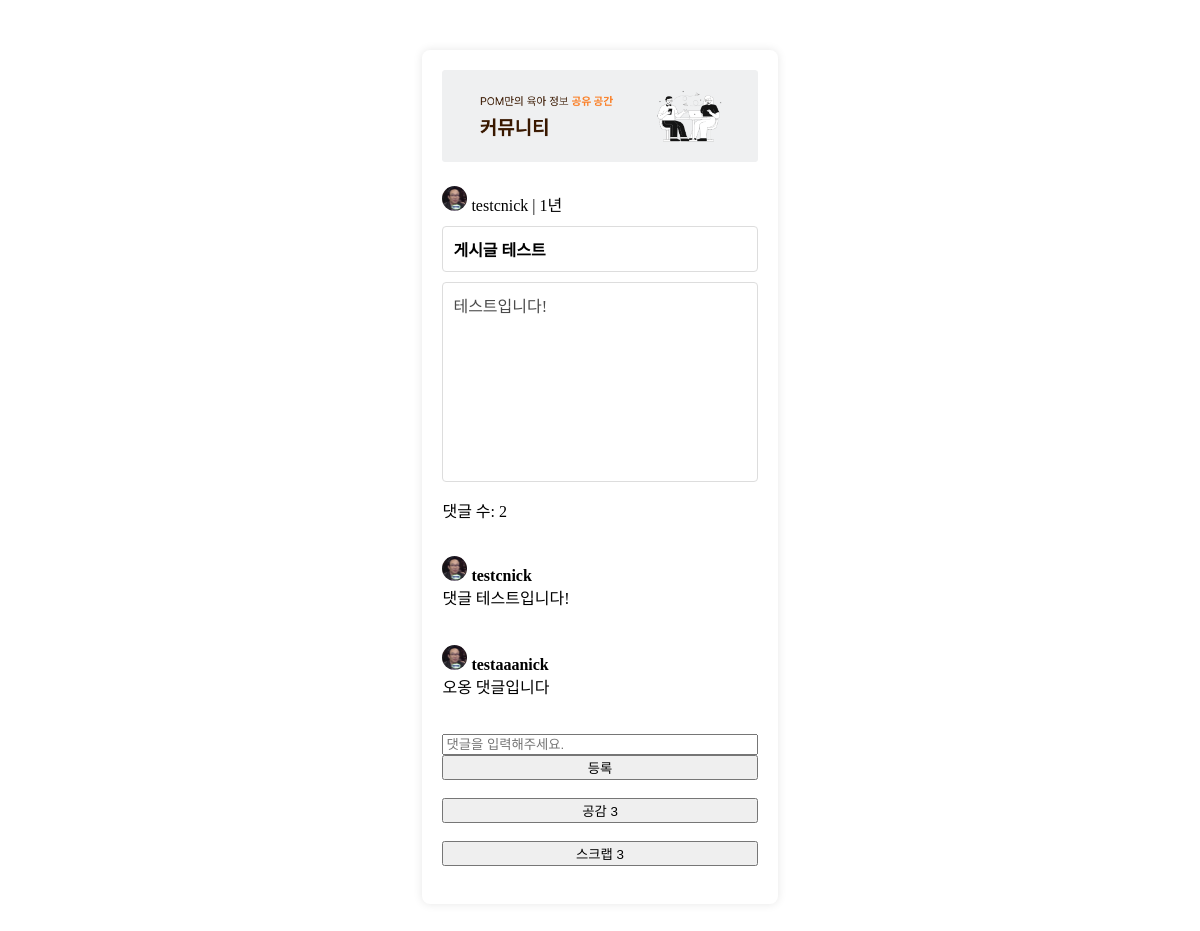
Page /community/detail/1/ (signed in) on the earlier database version.
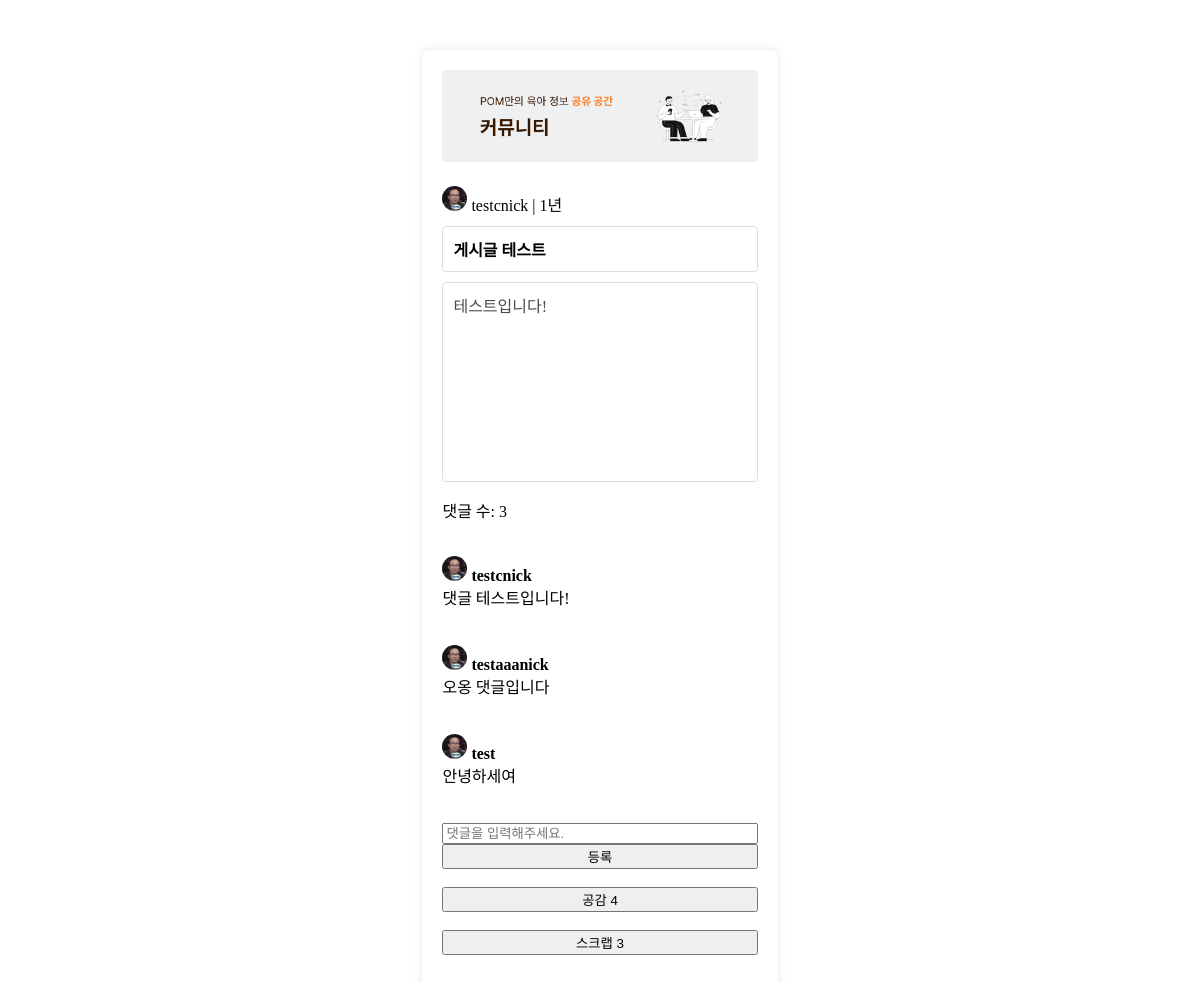
Same page on the later database version.
### community/models.py (models this page shows, shortened)
class Post(models.Model):
    title = models.CharField(max_length=50)
    content = models.TextField()
    created_at = models.DateTimeField(auto_now_add=True)
    author = models.ForeignKey(to=User, on_delete=models.CASCADE, related_name="posts")
    like = models.ManyToManyField(to=User, through="Like", related_name="liked_posts")
    scrap = models.ManyToManyField(to=User, through="ScrapCommunity", related_name="scraped_posts")

class Answer(models.Model):
    post = models.ForeignKey(to=Post, on_delete=models.CASCADE, related_name="answers")
    content= models.TextField()
    author = models.ForeignKey(to=User, on_delete=models.CASCADE, related_name="answers")

### accounts/models.py (models this page shows, shortened)
class Profile(models.Model):
    user = models.OneToOneField(User, on_delete=models.CASCADE)
    gender = models.CharField(max_length=10)
    birth_date = models.DateField(default=date(2000, 1, 1))
    profile_pic = models.ImageField(upload_to=user_directory_path, blank=True, null=True)
    nickname = models.CharField(max_length=100, default='User')  # 닉네임 필드 추가

### community/views.py (the view)
# urls.py: path('detail/<int:id>/', detail, name="detail"),
@login_required
def detail(request, id):
    post = get_object_or_404(Post, id=id)
    author_profile = post.author.profile
    nickname = author_profile.nickname
    birth_date = author_profile.birth_date  # 생일 정보 가져오기
    current_age_months = calculate_age_in_months(birth_date)  # 함수 사용
    profile_pic_url = author_profile.profile_pic.url if author_profile.profile_pic else None
    return render(request, 'community/detail.html', {
        'post': post,
        'author_nickname': nickname,
        'author_current_age_months': current_age_months,
        'author_profile_pic_url': profile_pic_url
    })

### accounts/views.py (called while the page is built, shortened)
def calculate_age_in_months(birth_date):
    today = date.today()
    delta = relativedelta(today, birth_date)
    years = delta.years
    months = delta.months
    if years == 0:
        if months == 1:
            return '1개월'
        else:
            return f'{months}개월'
    elif years == 1:
        if months == 0:
            return '1년'
        elif months == 1:
            return '1년 1개월'
        else:
            return f'1년 {months}개월'

### community/templates/community/detail.html (shortened to what this page needs)
<!DOCTYPE html>
<html>
<head>
  <link rel="stylesheet" href="{% static 'css/comment.css' %}" />
  <link rel="stylesheet" href="{% static 'css/community.css' %}" />
  <link rel="stylesheet" href="{% static 'css/post.css' %}" />
</head>
<body>
      <div class="container">
      <img src="{% static 'images/community.png' %}" class="community-img" />
    <br>
    <div class="big-box">
      {% if author_profile_pic_url %}
            <img src="{{ author_profile_pic_url }}" alt="프로필 사진" class="profile-pic" width="25" height="25">
        {% else %}
            <img src="{% static 'images/basic_image.png' %}" alt="기본 프로필 사진" class="profile-pic" width="25" height="25">
        {% endif %}
      <label class="author-info">{{ author_nickname }} | {{ author_current_age_months }}</label>
      </div>
      <h2 class="post-title">{{ post.title }}</h2>
      <div class="post-content">{{ post.content }}</div>
    <p class="comment-number">댓글 수: {{ post.answers.count }}<br><br></p>
    {% for answer in post.answers.all %}
      {% if author_profile_pic_url %}
            <img src="{{ author_profile_pic_url }}" alt="프로필 사진" class="profile-pic" width="25" height="25">
        {% else %}
            <img src="{% static 'images/basic_image.png' %}" alt="기본 프로필 사진" class="profile-pic" width="25" height="25">
        {% endif %}
        <b>{{ answer.author.profile.nickname }}</b><br>
        {{ answer.content }}
        {%if request.user.is_authenticated %}
        <br><br><br>
        {%endif%}
    {% empty %}
        댓글이 없습니다.
    {% endfor %}
    <form method="POST" action="{% url 'community:create-answer' post.id %}">
        <input type="text" name="content" class="comment-pom" placeholder="댓글을 입력해주세요.">
        <input type="submit" value="등록" class="submit-button">
    </form>
    <br>
    {% if request.user in post.like.all %}
    <form method="POST" action="{% url 'community:remove-like' post.id %}">
        {% csrf_token %}
        <input class="like-button" type="submit" name="like" value="공감 취소 {{ post.like.count }}"></input>
    {% else %}
    <form method="POST" action="{% url 'community:add-like' post.id %}">
        <input class="like-button" type="submit" name="like" value="공감 {{ post.like.count }}"></input>   </form>
    {% endif %}
    <br>
    {% if request.user in post.scrap.all %}
    <form method="POST" action="{% url 'community:remove-scrap' post.id %}">
        {% csrf_token %}
        <input type="submit" name="scrap" class="scrap" value="스크랩 취소 {{ post.scrap.count }}"></input>   </form>
    {% else %}
    <form method="POST" action="{% url 'community:add-scrap' post.id %}">
        <input type="submit" name="scrap" class="scrap" value="스크랩 {{ post.scrap.count }}"></input>   </form>
    {% endif %}
    <br>
</body>
</html>

Differences in the rows shown:
computed for Post "게시글 테스트": answers.count "2" → "3"; like "공감 3" → "공감 4"
added Answer: author.profile.nickname "test", content "안녕하세여"
